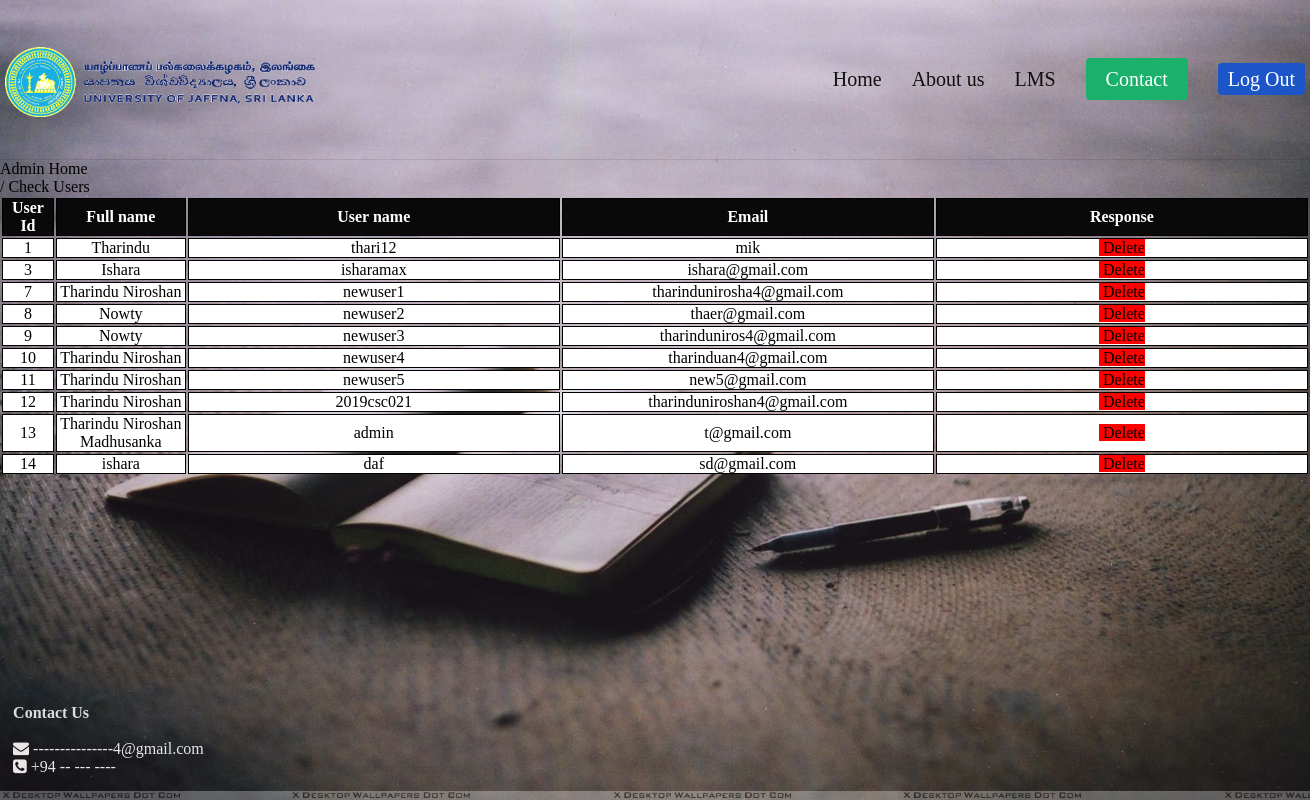
Screenshot of /adminu.php.php with the database file from the repository.
### tables this page shows
CREATE TABLE `members` (
  `ID` int(3) NOT NULL,
  `fullName` varchar(60) NOT NULL,
  `username` varchar(20) NOT NULL,
  `email` varchar(40) NOT NULL,
  `password` varchar(15) NOT NULL
);

### adminu.php.php (the view, shortened to what this page needs)
<html>
	<head>
		<link rel="stylesheet" type=text/css href=styleadmin.css>
		<link rel="stylesheet" href="https://cdnjs.cloudflare.com/ajax/libs/font-awesome/6.1.1/css/font-awesome.min.css">
        <link rel="stylesheet" href="https://cdnjs.cloudflare.com/ajax/libs/font-awesome/4.7.0/css/font-awesome.css" />
		</head>
	<body  >
		<div id="container">
			<header>
			<div class="inner">
				<div class="logo">
					<div>
						<img src="uoj_logo.png" alt="Google logo">
					</div>
				</div>
				<nav>
					<li><span><a href="departments.php" >Home</a></span></li>
					<li><span><a href="" >About us</a></span></li>
					<li><span><a href="">LMS</a></span></li>
					<li><span><a href="" class="button">Contact</a></span></li>
					<li><span><a href="login.php" class="lg">Log Out</a></span></li>
				</nav>
			</div>
		</header>
			<div class="content">
                <div class="locations">
					<ul>
						<li><a href="adminMain.php">Admin Home</a></li>
						<li><a href="admin.php">/   Check Users</a></li>
					</ul>
				</div>
                <table style="width:100%">
                    <tr>
                        <th style="width:4%">User Id</th>
                        <th style ="width:10%">Full name </th>
                        <th >User name </th>
                        <th >Email </th>
                        <th>Response</th>
                    </tr>
                    <tbody>
                        <?php
                            $con = mysqli_connect('localhost','root','','projectquectionbank');
                            $query= "SELECT *FROM members";
                            $result =mysqli_query($con,$query);
                            while($user=mysqli_fetch_assoc($result))
                            {
                        ?>
                        <tr>
                            <td><?php echo $user['ID']?></td>
                            <td><?php echo $user['fullName']?></td>
                            <td><?php echo $user['username']?></td>
                            <td><?php echo $user['email']?></td>
                            <td>
                                <a href='server.php?username=<?php echo $user['username']?>' class='btn'>Delete</a>
                            </td>
                        </tr>
                        <?php
                            }
                        ?>
                    </tbody>
                </table>
            </div>
			<div id="footer">
			    <h4>Contact Us</h4><br>
                <ul>
                    <li>
                        <span class="icon"><i class="fa fa-envelope" aria-hidden="true"></i></span>
                        <span class="text">---------------4@gmail.com</span>
                    </li>
                    <li>
                        <span class="icon"><i class="fa fa-phone-square" aria-hidden="true"></i></span>
                        <span class="text">+94 -- --- ----</span>
                    </li>
                </ul>
            </div>
		</div>
	</body>
</html>

### styleadmin.css (style rules this page uses)
* { margin:0; padding:0; box-sizing: border-box; }
body { background-image:url("R.jpg"); background-size: cover; }
header { width: 100vw; height: 20%; border-bottom: solid 1px rgba(16, 16, 16, 0.1); font-family: 'Poppins'; }
header .inner { width: 1300px; height: 100%; display: block; margin: 0 auto; }
header .logo { display: table; height: 100%; float: left; }
header .logo div { height: 100%; display: table-cell; vertical-align: middle; }
header .logo img { height: 70px; margin-top: 5px; }
header nav { float: right; height: 100%; }
header nav li { display: table; height: 100%; float: left; margin-right: 30px; }
header nav li:last-of-type { margin-right: 0; }
header nav span { display: table-cell; vertical-align: middle; }
header nav a { color: #101010; font-size:20px; }
header nav .button { background-color: #1ab26b; color: #FFF; padding: 10px 20px; border-radius: 4px; }
header nav .lg { background-color: #1b55c8; color: #FFF; padding: 5px 10px; border-radius: 4px; }
th { border:1px solid black; border-collapse:collapse; margin:5px; background-color: rgb(9, 9, 9); width:200px; color: #FFF; align-items: center; }
td { border:1px solid black; border-collapse:collapse; margin:5px; background-color: white; width:200px; text-align: center; max-width: 100px; word-wrap:break-word; }
td a { background-color: red; padding-left: 4px; margin:3px; }
#footer { position:fixed; left:1%; bottom:3%; width:99%; }
#footer h4 { position:static; padding-top: 8px; color:rgb(220, 220, 220); }
#footer li { list-style: none; color:rgb(234, 228, 228); }

### adminu.php.php (style rules this page uses)
a { color:black; text-decoration:none; }

### rows the page displays
members: ID "1", fullName "Tharindu", username "thari12", email "mik"
members: ID "3", fullName "Ishara", username "isharamax", email "ishara@gmail.com"
members: ID "7", fullName "Tharindu Niroshan", username "newuser1", email "tharindunirosha4@gmail.com"
members: ID "8", fullName "Nowty", username "newuser2", email "thaer@gmail.com"
members: ID "9", fullName "Nowty", username "newuser3", email "tharinduniros4@gmail.com"
members: ID "10", fullName "Tharindu Niroshan", username "newuser4", email "tharinduan4@gmail.com"
members: ID "11", fullName "Tharindu Niroshan", username "newuser5", email "new5@gmail.com"
members: ID "12", fullName "Tharindu Niroshan", username "2019csc021", email "tharinduniroshan4@gmail.com"
members: ID "13", fullName "Tharindu Niroshan Madhusanka", username "admin", email "t@gmail.com"
members: ID "14", fullName "ishara", username "daf", email "sd@gmail.com"
